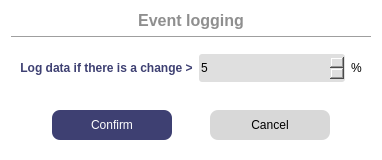
<?xml version="1.0" encoding="UTF-8"?>
<ui version="4.0">
 <class>WSetupLoggingThreshold</class>
 <widget class="QDialog" name="WSetupLoggingThreshold">
  <property name="geometry">
   <rect>
    <x>0</x>
    <y>0</y>
    <width>382</width>
    <height>160</height>
   </rect>
  </property>
  <property name="windowTitle">
   <string>Log data period configuration</string>
  </property>
  <property name="styleSheet">
   <string notr="true">#WSetupLoggingThreshold {
 background-color:white;
 border-radius: 5px;
}
#label{
 color: #3E4072;
 font-weight: 800;
}
#buttonBox{
 background-color: #3E4072;
}
#label_Title{
 color: #8F8F8F;
 font-weight: 600;
}
QSpinBox {
 background-color:#DFDFDF;
 border-radius: 3px;
}
#pushButton_Confirm,
#pushButton_Cancel {
 border: none;
 border-radius: 8px;
}
#pushButton_Confirm {
 color: white;
 background-color: #3E4072;
}
#pushButton_Confirm:hover {
 color: white;
 background-color: #595D89;
}
#pushButton_Cancel {
 background-color: #D8D8D8;
}
#pushButton_Cancel:hover {
 background-color: #ACACAC;
}</string>
  </property>
  <layout class="QVBoxLayout" name="verticalLayout">
   <item>
    <widget class="QLabel" name="label_Title">
     <property name="font">
      <font>
       <pointsize>12</pointsize>
       <fontweight>DemiBold</fontweight>
      </font>
     </property>
     <property name="text">
      <string>Event logging</string>
     </property>
     <property name="alignment">
      <set>Qt::AlignCenter</set>
     </property>
    </widget>
   </item>
   <item>
    <widget class="Line" name="line">
     <property name="orientation">
      <enum>Qt::Horizontal</enum>
     </property>
    </widget>
   </item>
   <item>
    <widget class="QWidget" name="widget" native="true">
     <layout class="QGridLayout" name="gridLayout" columnstretch="1,3,0">
      <item row="0" column="1">
       <widget class="QSpinBox" name="spinBox_SetupLoggingThreshold">
        <property name="minimumSize">
         <size>
          <width>0</width>
          <height>28</height>
         </size>
        </property>
        <property name="maximumSize">
         <size>
          <width>150</width>
          <height>16777215</height>
         </size>
        </property>
        <property name="minimum">
         <number>5</number>
        </property>
       </widget>
      </item>
      <item row="0" column="2">
       <widget class="QLabel" name="label_2">
        <property name="text">
         <string>%</string>
        </property>
       </widget>
      </item>
      <item row="0" column="0">
       <widget class="QLabel" name="label">
        <property name="text">
         <string>Log data if there is a change &gt;</string>
        </property>
        <property name="alignment">
         <set>Qt::AlignCenter</set>
        </property>
       </widget>
      </item>
     </layout>
    </widget>
   </item>
   <item>
    <spacer name="verticalSpacer">
     <property name="orientation">
      <enum>Qt::Vertical</enum>
     </property>
     <property name="sizeHint" stdset="0">
      <size>
       <width>20</width>
       <height>40</height>
      </size>
     </property>
    </spacer>
   </item>
   <item>
    <widget class="QWidget" name="widget_4" native="true">
     <layout class="QHBoxLayout" name="horizontalLayout">
      <item>
       <widget class="QPushButton" name="pushButton_Confirm">
        <property name="minimumSize">
         <size>
          <width>0</width>
          <height>30</height>
         </size>
        </property>
        <property name="maximumSize">
         <size>
          <width>120</width>
          <height>16777215</height>
         </size>
        </property>
        <property name="text">
         <string>Confirm</string>
        </property>
       </widget>
      </item>
      <item>
       <widget class="QPushButton" name="pushButton_Cancel">
        <property name="minimumSize">
         <size>
          <width>120</width>
          <height>30</height>
         </size>
        </property>
        <property name="maximumSize">
         <size>
          <width>120</width>
          <height>16777215</height>
         </size>
        </property>
        <property name="text">
         <string>Cancel</string>
        </property>
       </widget>
      </item>
     </layout>
    </widget>
   </item>
  </layout>
 </widget>
 <resources/>
 <connections>
  <connection>
   <sender>pushButton_Confirm</sender>
   <signal>clicked()</signal>
   <receiver>WSetupLoggingThreshold</receiver>
   <slot>accept()</slot>
   <hints>
    <hint type="sourcelabel">
     <x>152</x>
     <y>118</y>
    </hint>
    <hint type="destinationlabel">
     <x>130</x>
     <y>271</y>
    </hint>
   </hints>
  </connection>
  <connection>
   <sender>pushButton_Cancel</sender>
   <signal>clicked()</signal>
   <receiver>WSetupLoggingThreshold</receiver>
   <slot>reject()</slot>
   <hints>
    <hint type="sourcelabel">
     <x>299</x>
     <y>121</y>
    </hint>
    <hint type="destinationlabel">
     <x>300</x>
     <y>184</y>
    </hint>
   </hints>
  </connection>
 </connections>
</ui>
